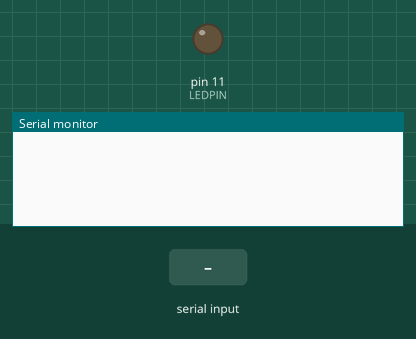
This sketch was run on a simulated Arduino Mega 2560, built with avr-gcc and run on an emulated ATmega2560. Parts: output pins drawn as LEDs (lit = HIGH), the last lines printed to the serial monitor. The inputs (shaded band) are chosen by the test bench.

Above: at 1.2 s.
1.3 s: "LED_ON" received over the second serial link
At 3.4 s:
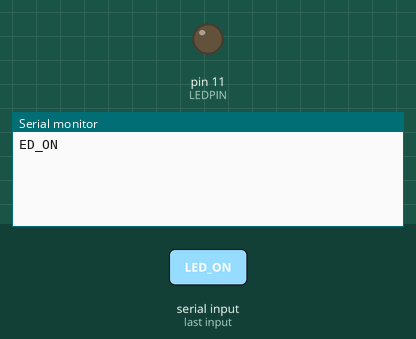
3.8 s: "LED_OFF" received over the second serial link
At 5.4 s:
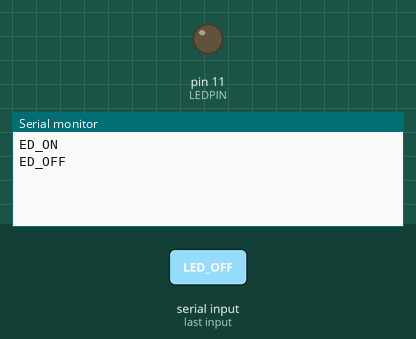

Measured:
- after the input at 1.3 s, the serial monitor: prints a new line after 1.0 s (image 1)
- after the input at 3.8 s, the serial monitor: prints a new line after 1.0 s (image 2)

The sketch:

teensy.ino
```cpp
#define LEDPIN 11
void setup(){
  //setup serial for monitor and setup Serial1 for BlueTooth
  Serial.begin(9600);
  Serial1.begin(9600);

  pinMode(LEDPIN, OUTPUT);
}

void loop(){
  //Process commands from bluetooth first
  if(Serial1.available()>0){
    String str=Serial1.readString().substring(1);
    Serial.println(str);
    if(str=="LED_ON"){
      digitalWrite(LEDPIN,HIGH);
      Serial.println("LED ON");
    }else if (str=="LED_OFF"){
      digitalWrite(LEDPIN,LOW);
      Serial.println("LED OFF");
    }
  }
}
```
